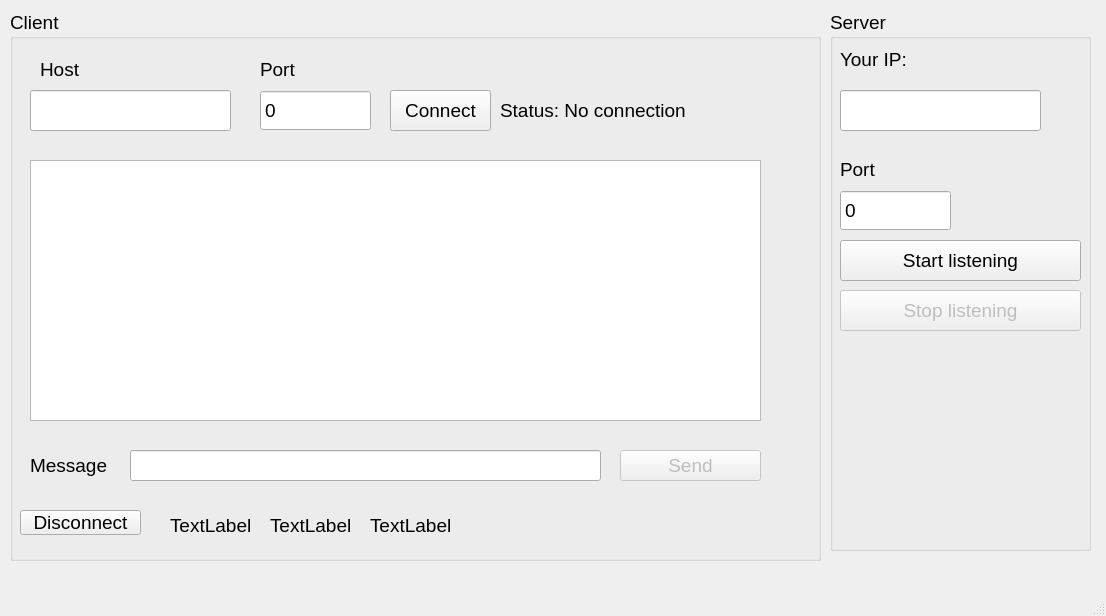
<?xml version="1.0" encoding="UTF-8"?>
<ui version="4.0">
 <class>MainWindow</class>
 <widget class="QMainWindow" name="MainWindow">
  <property name="geometry">
   <rect>
    <x>0</x>
    <y>0</y>
    <width>1106</width>
    <height>616</height>
   </rect>
  </property>
  <property name="font">
   <font>
    <pointsize>14</pointsize>
   </font>
  </property>
  <property name="windowTitle">
   <string>MainWindow</string>
  </property>
  <widget class="QWidget" name="centralwidget">
   <widget class="QGroupBox" name="groupBox">
    <property name="geometry">
     <rect>
      <x>10</x>
      <y>10</y>
      <width>811</width>
      <height>551</height>
     </rect>
    </property>
    <property name="title">
     <string>Client</string>
    </property>
    <widget class="QLabel" name="label_4">
     <property name="geometry">
      <rect>
       <x>20</x>
       <y>440</y>
       <width>101</width>
       <height>31</height>
      </rect>
     </property>
     <property name="text">
      <string>Message</string>
     </property>
    </widget>
    <widget class="QLineEdit" name="host_field">
     <property name="geometry">
      <rect>
       <x>20</x>
       <y>80</y>
       <width>201</width>
       <height>41</height>
      </rect>
     </property>
    </widget>
    <widget class="QLabel" name="label_2">
     <property name="geometry">
      <rect>
       <x>250</x>
       <y>50</y>
       <width>101</width>
       <height>18</height>
      </rect>
     </property>
     <property name="text">
      <string>Port</string>
     </property>
    </widget>
    <widget class="QSpinBox" name="port_field">
     <property name="geometry">
      <rect>
       <x>250</x>
       <y>80</y>
       <width>111</width>
       <height>41</height>
      </rect>
     </property>
     <property name="buttonSymbols">
      <enum>QAbstractSpinBox::NoButtons</enum>
     </property>
     <property name="maximum">
      <number>65535</number>
     </property>
    </widget>
    <widget class="QPushButton" name="connectButton">
     <property name="geometry">
      <rect>
       <x>380</x>
       <y>80</y>
       <width>101</width>
       <height>41</height>
      </rect>
     </property>
     <property name="text">
      <string>Connect</string>
     </property>
    </widget>
    <widget class="QPushButton" name="sendButton">
     <property name="enabled">
      <bool>false</bool>
     </property>
     <property name="geometry">
      <rect>
       <x>610</x>
       <y>440</y>
       <width>141</width>
       <height>31</height>
      </rect>
     </property>
     <property name="text">
      <string>Send</string>
     </property>
    </widget>
    <widget class="QLineEdit" name="message_field">
     <property name="geometry">
      <rect>
       <x>120</x>
       <y>440</y>
       <width>471</width>
       <height>31</height>
      </rect>
     </property>
    </widget>
    <widget class="QLabel" name="status_label">
     <property name="geometry">
      <rect>
       <x>490</x>
       <y>90</y>
       <width>261</width>
       <height>21</height>
      </rect>
     </property>
     <property name="text">
      <string>Status: No connection</string>
     </property>
    </widget>
    <widget class="QTextEdit" name="chat_window">
     <property name="geometry">
      <rect>
       <x>20</x>
       <y>150</y>
       <width>731</width>
       <height>261</height>
      </rect>
     </property>
     <property name="readOnly">
      <bool>true</bool>
     </property>
    </widget>
    <widget class="QLabel" name="label">
     <property name="geometry">
      <rect>
       <x>30</x>
       <y>50</y>
       <width>181</width>
       <height>18</height>
      </rect>
     </property>
     <property name="text">
      <string>Host</string>
     </property>
    </widget>
    <widget class="QLabel" name="message_status">
     <property name="geometry">
      <rect>
       <x>120</x>
       <y>470</y>
       <width>471</width>
       <height>21</height>
      </rect>
     </property>
     <property name="font">
      <font>
       <pointsize>9</pointsize>
      </font>
     </property>
     <property name="text">
      <string/>
     </property>
    </widget>
    <widget class="QPushButton" name="disconnect_Buton">
     <property name="geometry">
      <rect>
       <x>10</x>
       <y>500</y>
       <width>121</width>
       <height>25</height>
      </rect>
     </property>
     <property name="text">
      <string>Disconnect</string>
     </property>
    </widget>
    <widget class="QLabel" name="label_6">
     <property name="geometry">
      <rect>
       <x>160</x>
       <y>500</y>
       <width>81</width>
       <height>31</height>
      </rect>
     </property>
     <property name="text">
      <string>TextLabel</string>
     </property>
    </widget>
    <widget class="QLabel" name="label_7">
     <property name="geometry">
      <rect>
       <x>260</x>
       <y>500</y>
       <width>91</width>
       <height>31</height>
      </rect>
     </property>
     <property name="text">
      <string>TextLabel</string>
     </property>
    </widget>
    <widget class="QLabel" name="label_8">
     <property name="geometry">
      <rect>
       <x>360</x>
       <y>500</y>
       <width>81</width>
       <height>31</height>
      </rect>
     </property>
     <property name="text">
      <string>TextLabel</string>
     </property>
    </widget>
   </widget>
   <widget class="QGroupBox" name="groupBox_2">
    <property name="geometry">
     <rect>
      <x>830</x>
      <y>10</y>
      <width>261</width>
      <height>541</height>
     </rect>
    </property>
    <property name="title">
     <string>Server</string>
    </property>
    <widget class="QLabel" name="label_3">
     <property name="geometry">
      <rect>
       <x>10</x>
       <y>150</y>
       <width>101</width>
       <height>18</height>
      </rect>
     </property>
     <property name="text">
      <string>Port</string>
     </property>
    </widget>
    <widget class="QSpinBox" name="port_field_2">
     <property name="geometry">
      <rect>
       <x>10</x>
       <y>180</y>
       <width>111</width>
       <height>41</height>
      </rect>
     </property>
     <property name="buttonSymbols">
      <enum>QAbstractSpinBox::NoButtons</enum>
     </property>
     <property name="maximum">
      <number>65535</number>
     </property>
    </widget>
    <widget class="QPushButton" name="startButton">
     <property name="geometry">
      <rect>
       <x>10</x>
       <y>230</y>
       <width>241</width>
       <height>41</height>
      </rect>
     </property>
     <property name="text">
      <string>Start listening</string>
     </property>
    </widget>
    <widget class="QPushButton" name="stopButton">
     <property name="enabled">
      <bool>false</bool>
     </property>
     <property name="geometry">
      <rect>
       <x>10</x>
       <y>280</y>
       <width>241</width>
       <height>41</height>
      </rect>
     </property>
     <property name="text">
      <string>Stop listening</string>
     </property>
    </widget>
    <widget class="QLabel" name="label_5">
     <property name="geometry">
      <rect>
       <x>10</x>
       <y>40</y>
       <width>161</width>
       <height>18</height>
      </rect>
     </property>
     <property name="text">
      <string>Your IP:</string>
     </property>
    </widget>
    <widget class="QLineEdit" name="your_ip">
     <property name="geometry">
      <rect>
       <x>10</x>
       <y>80</y>
       <width>201</width>
       <height>41</height>
      </rect>
     </property>
     <property name="readOnly">
      <bool>true</bool>
     </property>
    </widget>
   </widget>
  </widget>
  <widget class="QMenuBar" name="menubar">
   <property name="geometry">
    <rect>
     <x>0</x>
     <y>0</y>
     <width>1106</width>
     <height>31</height>
    </rect>
   </property>
  </widget>
  <widget class="QStatusBar" name="statusbar"/>
 </widget>
 <resources/>
 <connections/>
</ui>
